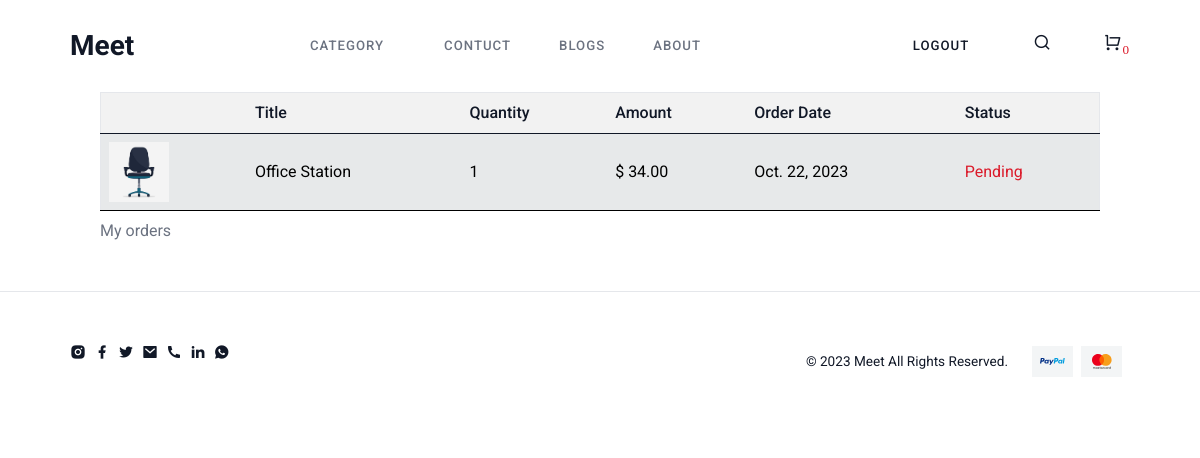
Before: /payment-complete (signed in) with the older database file.
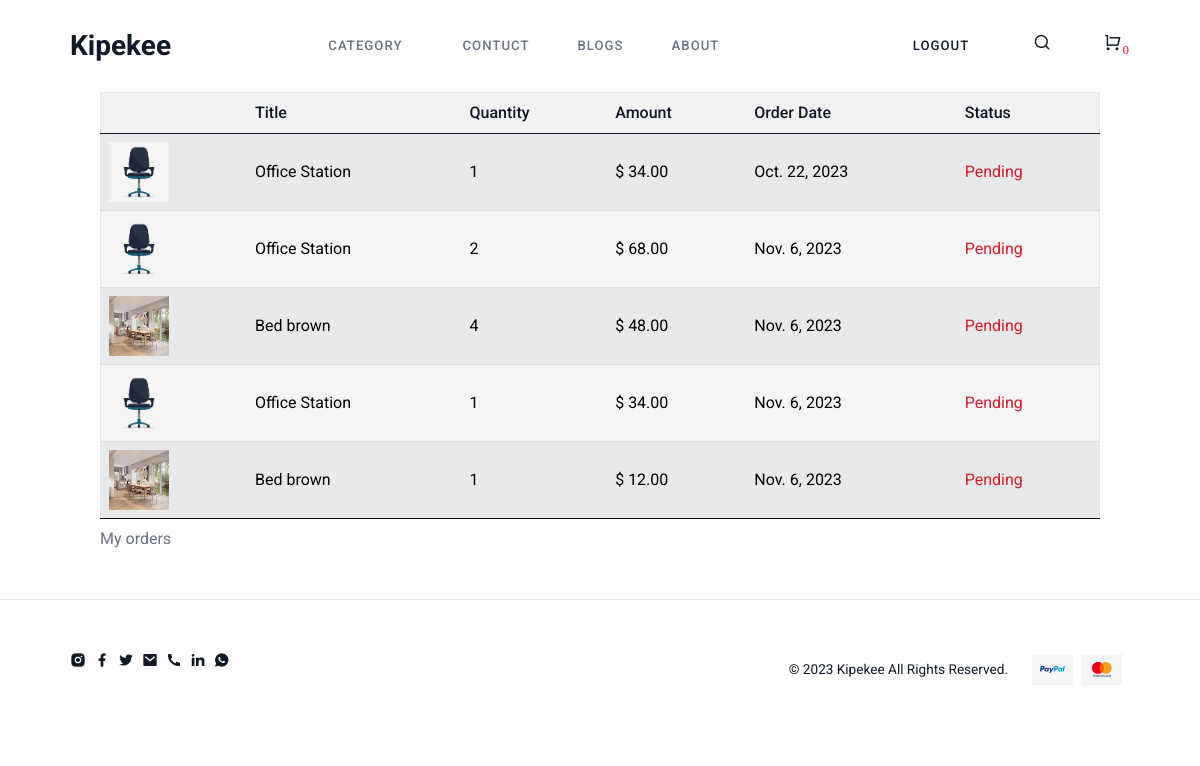
After: the same page with the newer database file.
### administrator/models.py (models this page shows, shortened)
class SiteSettings(models.Model):
    sites_name=models.CharField(max_length=100)
    email=models.EmailField(max_length=256)
    linkedin=models.CharField(max_length=256)
    shopify=models.CharField(max_length=256)
    facebook=models.CharField(max_length=256)
    instagram=models.CharField(max_length=256)
    twitter=models.CharField(max_length=256)
    phone=models.CharField(max_length=20)
    map=models.CharField(max_length=1000)

class Order(models.Model):
    invoice=models.CharField(max_length=100)
    user=models.ForeignKey(User, on_delete=models.CASCADE)
    location=models.ForeignKey(DeliveryLocations,on_delete=models.CASCADE, null=True)
    item=models.ForeignKey(Item, on_delete=models.CASCADE)
    qty=models.IntegerField(default=1)
    price=models.DecimalField(max_digits=10, decimal_places=2)
    date=models.DateTimeField(default=timezone.now)
    order_complete=models.CharField(max_length=10, choices=TRUE_FALSE, default='False')
    order_status=models.CharField(max_length=10, choices=TRUE_FALSE, default='False')
    payment_status=models.CharField(max_length=10, choices=TRUE_FALSE, default='False')
    pickup_status=models.CharField(max_length=10, choices=TRUE_FALSE, default='False')

class Item(models.Model):
    title = models.CharField(max_length=100, unique=True)
    description = models.ManyToManyField(Description, blank=True)
    img=models.ForeignKey(ItemImg, on_delete=models.CASCADE)
    price=models.DecimalField(max_digits=10, decimal_places=2)
    price2=models.DecimalField(max_digits=10, decimal_places=2, blank=True)
    category=models.ManyToManyField(Category, blank=True)
    trending=models.CharField(max_length=5, choices=TRUE_FALSE, null=True)
    available=models.IntegerField()
    offer=models.CharField(max_length=5, choices=TRUE_FALSE, default='False')
    outofstalk=models.CharField(max_length=5, choices=TRUE_FALSE,default="False")
    size=models.ManyToManyField(Sizes, blank=True)

class ItemImg(models.Model):
    title=models.CharField(max_length=100)
    img=models.ImageField(upload_to='uploads/prouct')
    img1=models.ImageField(upload_to='uploads/prouct', null=True, blank=True)
    img2=models.ImageField(upload_to='uploads/prouct', null=True, blank=True)
    img3=models.ImageField(upload_to='uploads/prouct', null=True, blank=True)

### clients/views.py (the view)
# urls.py: path('payment-complete', views.paypal_payment_complete, name="Checkout Payment Complete"),
def paypal_payment_complete(request):
    if request.user.is_authenticated:
        order=Order.objects.filter(user=User(id=request.user.id))
        context={
            'order':order,
        }
        return render(request, 'clients/orders.html', context)
    else:
        try:
            next=request.META['PATH_INFO']
        except:
            next='/'
        return redirect(f'login?next={next}')

### administrator/models.py (called while the page is built)
    def __str__(self):
        return self.title

### templates/clients/orders.html (shortened to what this page needs)
{%extends './base.html'%} {%block body%}
<div class="container">
    <div class="table-responsive">
        <table class="table table-striped table-hover border align-middle">
            <thead class="">
                <caption>
                    My orders
                </caption>
                <tr>
                    <th></th>
                    <th>Title</th>
                    <th>Quantity</th>
                    <th>Amount</th>
                    <th>Order Date</th>
                    <th>Status</th>
                </tr>
            </thead>
            <tbody class="table-group-divider">
                {%for orders in order%}
                <tr class="table-light">
                    <td><img src="/media/{{orders.item.img.img}}" width="60px" height="60px" alt="{{orders.item.title}} " /></td>
                    <td>{{orders.item.title}}</td>
                    <td>{{orders.qty}}</td>
                    <td>$ {{orders.price}}</td>
                    <td>{{orders.date.date}}</td>
                    <td><span class="text-danger">Pending</span></td>
                </tr>
                {%endfor%}
            </tbody>
        </table>
    </div>
</div>
{%endblock%}

### templates/clients/base.html (shortened to what this page needs)
<!DOCTYPE html>
<html lang="en">
<head>
    {%include './css.html' %}
</head>
<body>
    {%include './navbar.html' %}
    {%block body%} {%endblock%}
    {%include './footer.html' %}
</html>
</body>

### templates/clients/css.html (shortened to what this page needs)
{%load static %}
    <link rel="stylesheet" href="{% static 'clients/assets/css/libs.bundle.css' %}" />
    <link rel="stylesheet" href="{% static 'clients/assets/css/theme.bundle.css' %}" />

### templates/clients/navbar.html (shortened to what this page needs)
{%load static %}
<nav class="navbar navbar-expand-lg navbar-light bg-white flex-column border-0  ">
    <div class="container-fluid">
        <div class="w-100">
            <div class="d-flex justify-content-between align-items-center flex-wrap">
                <a class="navbar-brand fw-bold fs-3 m-0 p-0 flex-shrink-0 order-0" href="/">
                    <div class="d-flex align-items-center">
                        {{site_name}}
                    </div>
                </a>
                <ul class="list-unstyled mb-0 d-flex align-items-center order-1 order-lg-2 nav-sidelinks">
                    <li class="ms-1 d-inline-block">
                        {%if user.is_authenticated %}
                        <a class="nav-link text-body" href="/logout">
                            Logout
                        </a>
                        {%else%}
                        <a class="nav-link text-body" href="/login">
                            Login
                        </a>
                        {%endif%}
                    </li>
                    <li class="d-block">
                        <span class="nav-link text-body search-trigger cursor-pointer"><i class="ri-search-line ri-lg"></i></span>
                    </li>
                    <li class="ms-1 d-inline-block position-relative dropdown-cart">
                        <a href="/cart" class="nav-link me-0 disable-child-pointer border-0 p-0 bg-transparent text-body">
                            <i class="ri-shopping-cart-line ri-lg"><sub class="cart-count text-danger">{{cart_count}}</sub> </i>
                        </a>
                    </li>
                </ul>
                <div class="flex-shrink-0 collapse navbar-collapse navbar-collapse-light w-auto flex-grow-1 order-2 order-lg-1"
                    id="navbarNavDropdown">
                    <ul class="navbar-nav mx-auto mb-2 mb-lg-0">
                        <li class="nav-item dropdown">
                            <a class="nav-link dropdown-toggle" href="#" role="button" data-bs-toggle="dropdown"
                                aria-expanded="false">
                                Category
                            </a>
                        </li>
                        <li class="nav-item">
                            <a class="nav-link" href="/contuct" role="button">
                                Contuct
                            </a>
                        </li>
                        <li class="nav-item">
                            <a class="nav-link" href="/blogs" role="button">
                                Blogs
                            </a>
                        </li>
                        <li class="nav-item">
                            <a class="nav-link" href="/about" role="button">
                                About
                            </a>
                        </li>
                    </ul>
                </div>
            </div>
        </div>
    </div>
</nav>

### templates/clients/footer.html
<footer class="border-top py-5 mt-4  ">
    <div class="container-fluid">
        <div class="d-flex justify-content-between align-items-center flex-column flex-lg-row">
            <div>
                <ul class="list-unstyled">
                    <li class="d-inline-block me-1"><a class="text-decoration-none text-dark-hover transition-all"
                            href="{{info.instagram}}"><i class="ri-instagram-fill"></i></a></li>
                    <li class="d-inline-block me-1"><a class="text-decoration-none text-dark-hover transition-all"
                            href="{{info.facebook}}"><i class="ri-facebook-fill"></i></a></li>
                    <li class="d-inline-block me-1"><a class="text-decoration-none text-dark-hover transition-all"
                            href="{{info.twitter}}"><i class="ri-twitter-fill"></i></a></li>
                    <li class="d-inline-block me-1"><a class="text-decoration-none text-dark-hover transition-all"
                            href="mailto:{{info.email}}"><i class="ri-mail-fill"></i></a></li>
                    <li class="d-inline-block me-1"><a class="text-decoration-none text-dark-hover transition-all"
                        href="tel:{{info.phone}}"><i class="ri-phone-fill"></i></a></li>
                        <li class="d-inline-block me-1"><a class="text-decoration-none text-dark-hover transition-all"
                            href="{{info.linkedin}}"><i class="ri-linkedin-fill"></i></a></li>
                            <li class="d-inline-block me-1"><a class="text-decoration-none text-dark-hover transition-all"
                                href="https://wa.me/{{info.phone}}?text=Hello"><i class="ri-whatsapp-fill"></i></a></li>
                </ul>
            </div>
            <div class="d-flex align-items-center justify-content-end flex-column flex-lg-row">
                <p class="small m-0 text-center text-lg-start">&copy; 2023 {{site_name}} All Rights Reserved.</p>
                <ul class="list-unstyled mb-0 ms-lg-4 mt-3 mt-lg-0 d-flex justify-content-end align-items-center">
                    <li class="bg-light p-2 d-flex align-items-center justify-content-center me-2">
                        <i class="pi pi-sm pi-paypal"></i></li>
                    <li class="bg-light p-2 d-flex align-items-center justify-content-center me-2">
                        <i class="pi pi-sm pi-mastercard"></i></li>
                </ul>
            </div>
        </div>
    </div>
</footer>

### templates/clients/js.html (shortened to what this page needs)
{%load static %}

### static/clients/assets/css/libs.bundle.css (style rules this page uses)
:root { --swiper-theme-color:#007aff }
:root { --swiper-navigation-size:44px }

Changed rows visible on the page:
changed SiteSettings: sites_name "Meet" → "Kipekee"
added Order: item.img.img (picture), item "Office Station", qty "2", price "68.00", date "Nov. 6, 2023"
added Order: item.img.img (picture), item "Bed brown", qty "4", price "48.00", date "Nov. 6, 2023"
added Order: item.img.img (picture), item "Office Station", qty "1", price "34.00", date "Nov. 6, 2023"
added Order: item.img.img (picture), item "Bed brown", qty "1", price "12.00", date "Nov. 6, 2023"
